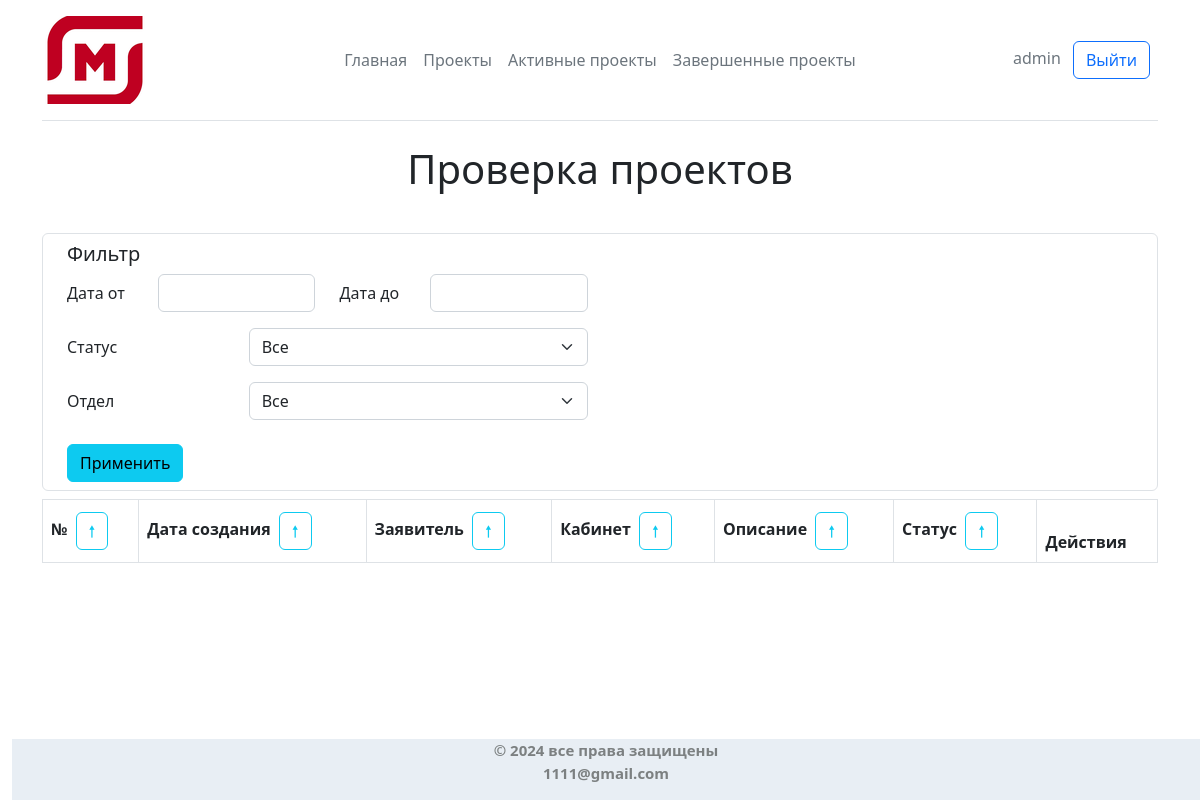
Before: /labs_admin_applications/ (signed in) with the older database file.
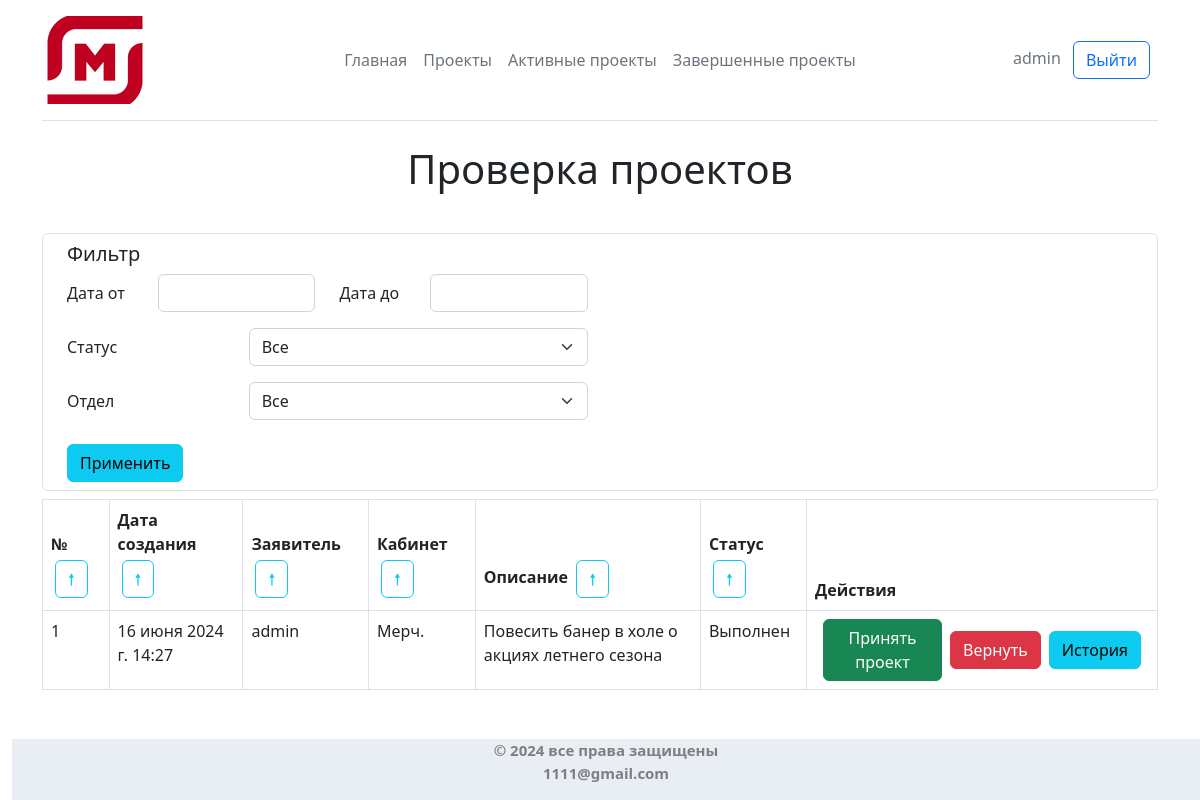
After: the same page with the newer database file.
### core/models.py (models this page shows, shortened)
class Application(models.Model):
    date = models.DateTimeField(default=timezone.now, verbose_name = 'Дата и Время')
    auth_user = models.ForeignKey(AuthUser, on_delete=models.CASCADE, null=True, blank=True, verbose_name = 'Работник')
    number_cab = models.ForeignKey(office, on_delete=models.CASCADE, null=True, blank=True, verbose_name = 'Выберите отдел')
    description = models.TextField('Описание')
    status_application = models.ForeignKey(Status, on_delete=models.CASCADE, default='1', verbose_name = 'Cтатус')
    worker = models.ForeignKey(
        User,
        on_delete=models.SET_NULL,
        null=True,
        blank=True,
        limit_choices_to={'groups__name': 'labs'},  # Фильтр для выбора только пользователей из группы 'labs'
        verbose_name = 'Работник'
    )
    comments = models.TextField('Комментарии',  null=True, blank=True)
    history = HistoricalRecords()
    class Meta:
        db_table = 'applications'
        verbose_name = 'Проект'
        verbose_name_plural = 'Проекты'

class AuthUser(models.Model):
    password = models.CharField(max_length=128)
    last_login = models.DateTimeField(blank=True, null=True)
    is_superuser = models.BooleanField()
    username = models.CharField(unique=True, max_length=150)
    last_name = models.CharField(max_length=150)
    email = models.CharField(max_length=254)
    is_staff = models.BooleanField()
    is_active = models.BooleanField()
    date_joined = models.DateTimeField()
    first_name = models.CharField(max_length=150)
    class Meta:
        managed = False
        db_table = 'auth_user'
        verbose_name = 'Работник'
        verbose_name_plural = 'Работники'

class office(models.Model):
    number = models.CharField('Отдел', default="", max_length=9)
    class Meta:
        db_table = 'offices'
        verbose_name = 'Отдел'
        verbose_name_plural = 'Отделы'
    def __str__(self):
        return f'{self.number}'

class Status(models.Model):
    name = models.CharField(max_length=128)
    class Meta:
        db_table = 'statuses'
        verbose_name = 'Статус'
        verbose_name_plural = 'Статус'

### head_admin/views.py (the view)
# urls.py: path('', views.applications_by_status, name='applications_by_status'),
@login_required
def applications_by_status(request):
    statuses = [2, 5]
    sortings = get_sortings(request)
    filters = get_filters(request)
    if 'status_application' in filters:
        statuses.append(filters['status_application'])
    applications = Application.objects.filter(
        Q(status_application__in=statuses)
        &
        Q(
            **dict(list(filters.items()))
        )
    ).order_by(sortings['ascing'] + sortings['sorting'])
    statuses = Status.objects.all()
    cabinets = office.objects.all()
    return render(
        request,
        'labs_admin_applications.html',
        {
            'applications': applications,
            'current_sorting': sortings['sorting'],
            'current_ascing': sortings['current_ascing'],
            'statuses': statuses,
            'filters': filters,
            'cabinets': cabinets,
        }
    )

### core/filters.py (called while the page is built)
def get_sortings(request):
    sorting = '-id'
    ascing = ''
    current_ascing = 1
    if request.POST.get('sorting') != None:
        sorting = request.POST.get('sorting')
    if request.POST.get('ascing') != None and request.POST.get('ascing') == '0':
        ascing = '-'
        current_ascing = 0
    return {
        'sorting': sorting,
        'ascing': ascing,
        'current_ascing': current_ascing
    }

### head_admin/templates/labs_admin_applications.html (shortened to what the changed rows need)
{% extends 'main/general.html' %}
{% load crispy_forms_tags %}
{% load static %}
{% block body %}
<div class="container">
    <h1 class="header_text" >Проверка проектов</h1><br>
    <table class="table table-bordered">
        <thead>
        <tr>
            <th>
                №
                <form action="{% url 'head_admin:applications_by_status' %}" method="POST" class="d-inline-block p-1">
                    <button type="submit" class="btn btn-outline-info">
                        {% if current_sorting == 'id' and current_ascing == 1 %}
                        🠗
                        {% else %}
                        🠕
                        {% endif %}
                    </button>
                </form>
            </th>
            <th>
                Дата создания
                <form action="{% url 'head_admin:applications_by_status' %}" method="POST" class="d-inline-block p-1">
                    <button type="submit" class="btn btn-outline-info">
                        {% if current_sorting == 'date' and current_ascing == 1 %}
                        🠗
                        {% else %}
                        🠕
                        {% endif %}
                    </button>
                </form>
            </th>
            <th>
                Заявитель
                <form action="{% url 'head_admin:applications_by_status' %}" method="POST" class="d-inline-block p-1">
                    <button type="submit" class="btn btn-outline-info">
                        {% if current_sorting == 'auth_user' and current_ascing == 1 %}
                        🠗
                        {% else %}
                        🠕
                        {% endif %}
                    </button>
                </form>
            </th>
            <th>
                Кабинет
                <form action="{% url 'head_admin:applications_by_status' %}" method="POST" class="d-inline-block p-1">
                    <button type="submit" class="btn btn-outline-info">
                        {% if current_sorting == 'number_cab' and current_ascing == 1 %}
                        🠗
                        {% else %}
                        🠕
                        {% endif %}
                    </button>
                </form>
            </th>
            <th>
                Описание
                <form action="{% url 'head_admin:applications_by_status' %}" method="POST" class="d-inline-block p-1">
                    <button type="submit" class="btn btn-outline-info">
                        {% if current_sorting == 'description' and current_ascing == 1 %}
                        🠗
                        {% else %}
                        🠕
                        {% endif %}
                    </button>
                </form>
            </th>
            <th>
                Статус
                <form action="{% url 'head_admin:applications_by_status' %}" method="POST" class="d-inline-block p-1">
                    <button type="submit" class="btn btn-outline-info">
                        {% if current_sorting == 'status_application' and current_ascing == 1 %}
                        🠗
                        {% else %}
                        🠕
                        {% endif %}
                    </button>
                </form>
            </th>
            <th>Действия</th>
        </tr>
        </thead>
        <tbody>
        {% for application in applications %}
            <tr>
            <td>{{ application.id }}</td>
            <td>{{ application.date }}</td>
            <td>{{ application.auth_user.username }}</td>
            <td>{{ application.number_cab }}</td>
            <td>{{ application.description }}</td>
            <td>{{ application.status_application.name }}</td>
            <td>
                <div class="d-flex flex-row align-items-center">
                    {% if application.status_application.id == 2 %}
                    <form class="mx-2" method="POST" action="{% url 'head_admin:edit_application' application.id %}">
                        <button type="submit" class="btn btn-success">Принять проект</button>
                    </form>
                    <button type="button" class="btn btn-danger" data-bs-toggle="modal" data-bs-target="#returnApplication{{ application.id }}">
                        Вернуть
                    </button>
                    {% endif %}
                    <div class="mx-2">
                        <button class="btn btn-info" type="button" data-bs-toggle="modal" data-bs-target="#historyModal{{ application.id }}">История</button>
                    </div>
                </div>
            </td>
            </tr>
        {% endfor %}
        </tbody>
    </table>
</div>
{% endblock %}

Changed rows visible on the page:
added Application: id "1", date "16 июня 2024 г. 14:27", auth_user.username "admin", number_cab "Мерч.", description "Повесить банер в холе о акциях летнего сезона", status_application.name "Выполнен"
